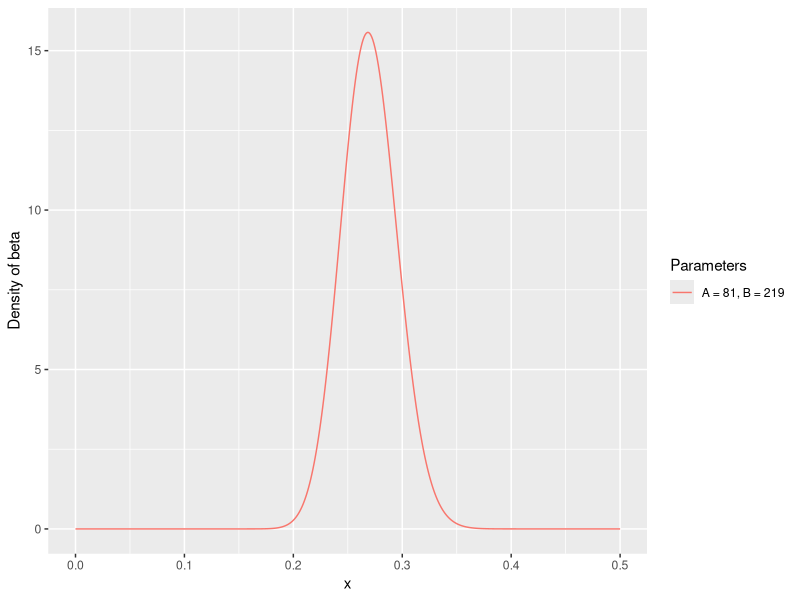

Write the R code that produced this figure.
## ---- chunk 1
library(knitr)
opts_chunk$set(echo = FALSE, cache = TRUE, warning = FALSE)
## ---- chunk 2
library(ggplot2)
suppressMessages(library(dplyr))

sim <- data.frame(a = c(81, 82, 81 + 100),
                  b = c(219, 219, 219 + 200)) %>%
    group_by(a, b) %>%
    do(data_frame(x = seq(0, 1, .001), y = dbeta(x, .$a, .$b))) %>%
    mutate(Parameters = paste0("\u0391 = ", a, ", \u0392 = ", b)) %>%
    ungroup %>%
    mutate(Parameters = factor(Parameters, levels = unique(Parameters)))
## ---- chunk 3
sim %>% filter(a == 81) %>%
    ggplot(aes(x, y, color = Parameters)) + geom_line() +
    xlim(0, .5) + ylab("Density of beta")
